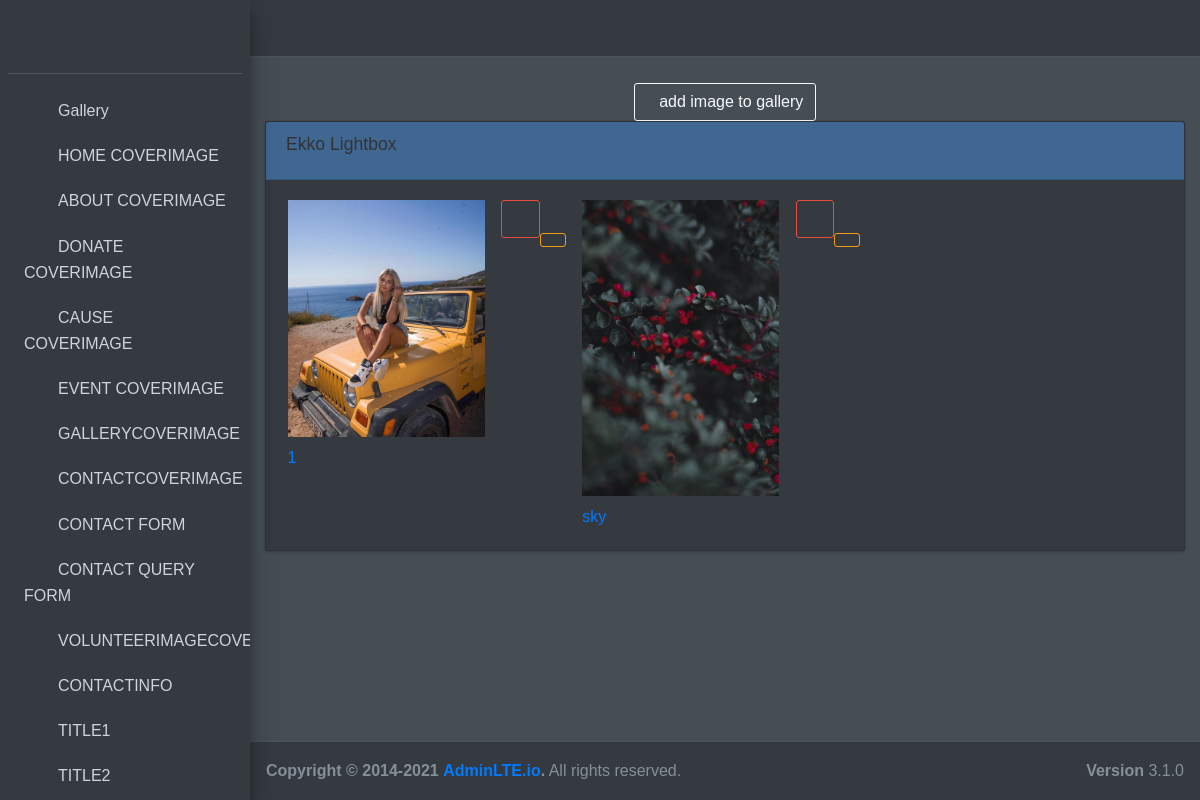
The app's page /myadmin/vgalla with its own data.
### ngoapp/models.py (models this page shows, shortened)
class volunteerimage(models.Model):
    title = models.CharField(max_length=100,blank=False)
    image = models.ImageField(upload_to='vol/',blank=False)

### myadmin/views.py (the view)
# urls.py: path('vgalla',views.vadmingallaryx,name='vadmingallary'),
def vadmingallaryx(request):
    xcx= volunteerimage.objects.all()
    context={
    'gal': xcx,
    }
    return render(request,'volunteerimagecover/vadmingallary.html',context)

### template/volunteerimagecover/vadmingallary.html (shortened to what this page needs)
{%extends "adminbase.html"%}{% load static %}
{%block content %}
  <div class="content-wrapper">
    <div class="table-data__tool-right" align="center">
        <form action="{% url "vaddimage" %}">
        <button type="submit" class="btn btn-outline-light">
            <i class="zmdi zmdi-plus"></i>add image to gallery</button>
        </form>
    </div>
            <div class="col-12">
                        <div class="card card-primary">
                          <div class="card-header">
                            <h4 class="card-title">Ekko Lightbox</h4>
                          </div>
                          <div class="card-body">
                            <div class="row">
  {%for i in  gal %}
                              <div class="col-sm-3 row-margin-r row-margin-l ">
                                <a href="{{i.image.url}}" data-toggle="lightbox" data-title="sample 1 - white" data-gallery="gallery">
                                  <img src="{{i.image.url}}" class="img-fluid mb-2"  wi  alt="white sample"/> <div class="caption">{{i.title}}</div>
                                </a>
                              </div>
                              <td>
                                  <form action="{% url 'vdelete_gal' i.id%}">
                                      <button class="btn btn-outline-danger" data-toggle="tooltip" data-placement="top" title="Delete">
                                          <i class="zmdi zmdi-delete"></i>
                                      </button>
                                  </form>
                                  <form action="{% url 'vupdat' i.id%}"><br>
                                    <button class="btn btn-outline-warning" data-toggle="tooltip" data-placement="top" title="update">
                                    </button>
                                  </form>
                              </td>
{%endfor%}
                            </div>
                          </div>
                        </div>
                      </div>
                    </div>
    {%endblock%}

### template/adminbase.html (style rules this page uses)
.row-margin-r { margin-right: 0.1em; }
.row-margin-l { margin-left: 0.1em; }

### records on screen
volunteerimage: image (picture), title "1"
volunteerimage: image (picture), title "sky"
